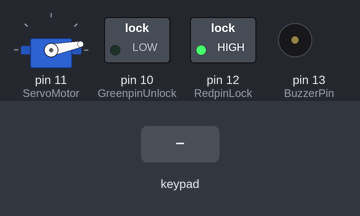
A sketch run on a simulated Arduino Uno, built with avr-gcc and run on an emulated ATmega328P. On the bench: servo, switched loads named in the sketch (green lamp = pin HIGH), buzzer (waves = sounding, pin HIGH). The inputs (shaded band) are chosen by the test bench.

Above: at 1.2 s.
1.3 s: keypad keys 8 8 8 A pressed 0.4 s apart
At 4.7 s:
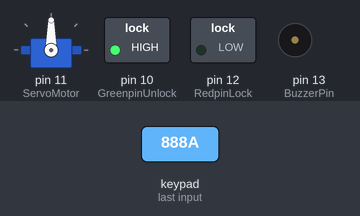
5.0 s: key '*' pressed
At 6.0 s:
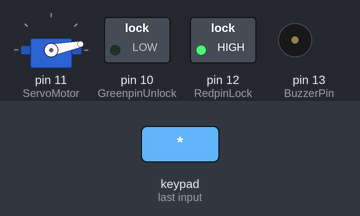
6.5 s: key '1' pressed
At 7.1 s:
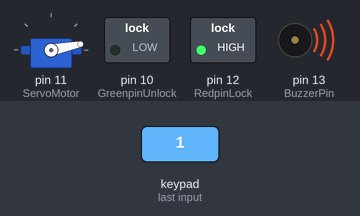
Timing chart, 0 to 9.5 s (numbered marks = the images above; inputs shaded):
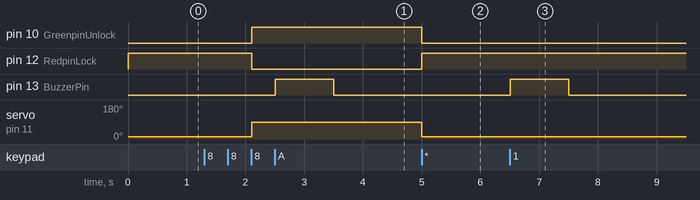

Measured:
- after the input at 1.3 s, pin 10 (GreenpinUnlock): LOW → HIGH after 0.80 s; pin 12 (RedpinLock): HIGH → LOW after 0.80 s; pin 13 (BuzzerPin): LOW → HIGH after 1.2 s, → LOW 1.0 s later; servo on pin 11 (ServoMotor): 11° → 90° after 0.80 s
- after the input at 5.0 s, pin 10 (GreenpinUnlock): HIGH → LOW at once; pin 12 (RedpinLock): LOW → HIGH at once; servo on pin 11 (ServoMotor): 90° → 11° at once
- after the input at 6.5 s, pin 13 (BuzzerPin): LOW → HIGH at once, → LOW 1.0 s later

The sketch:

doorlockbuzzer.ino
```cpp
#include <Servo.h>
#include <Keypad.h>

Servo ServoMotor;
char* password = "888";  // Change the password here
int position = 0;
const byte ROWS = 4;
const byte COLS = 4;
char keys[ROWS][COLS] = {
  {'1', '2', '3', 'A'},
  {'4', '5', '6', 'B'},
  {'7', '8', '9', 'C'},
  {'*', '0', '#', 'D'}
};

byte rowPins[ROWS] = {8, 7, 6, 9};
byte colPins[COLS] = {5, 4, 3, 2};
Keypad keypad = Keypad(makeKeymap(keys), rowPins, colPins, ROWS, COLS);

int RedpinLock = 12;
int GreenpinUnlock = 10;
int BuzzerPin = 13;  // Define buzzer pin

void setup() {
  pinMode(RedpinLock, OUTPUT);
  pinMode(GreenpinUnlock, OUTPUT);
  pinMode(BuzzerPin, OUTPUT);  // Set buzzer pin as output
  ServoMotor.attach(11);
  LockedPosition(true);
}

void loop() {
  char key = keypad.getKey();
  if (key) {
    if (key == '*' || key == '#') {
      position = 0;
      LockedPosition(true);
    }
    else if (key == password[position]) {
      position++;
    }
    else {
      // If the key does not match, reset position and trigger buzzer
      position = 0;
      digitalWrite(BuzzerPin, HIGH);
      delay(1000);  // Buzzer active for 1 second
      digitalWrite(BuzzerPin, LOW);
    }

    if (position == 3) {
      LockedPosition(false);
    }
  }
}

void LockedPosition(int locked) {
  if (locked) {
    digitalWrite(RedpinLock, HIGH);
    digitalWrite(GreenpinUnlock, LOW);
    ServoMotor.write(11);
  } else {
    digitalWrite(RedpinLock, LOW);
    digitalWrite(GreenpinUnlock, HIGH);
    ServoMotor.write(90);
  }
}
```
